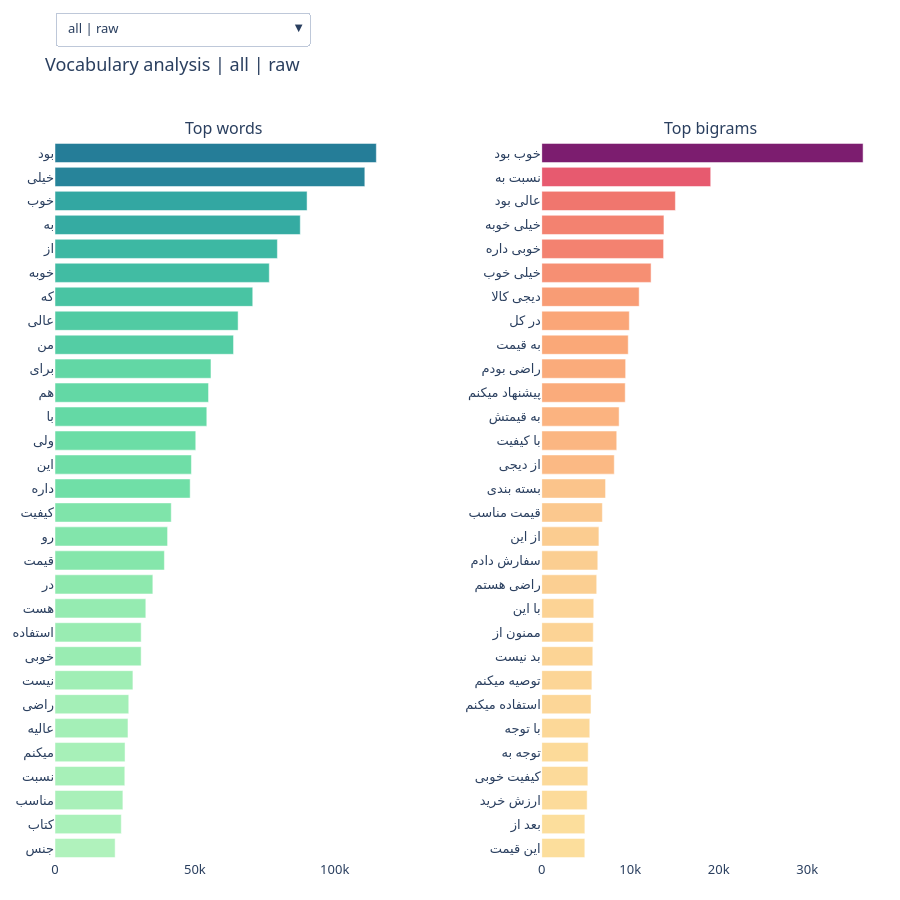

Notebook source saved alongside this figure:
### Markdown cell above
## Cell 3 — Creating Interactive HTML and Saving

### Code cell
import plotly.graph_objects as go
from plotly.subplots import make_subplots

OUT_DIR = REPORTS / "vocab_analysis"
OUT_DIR.mkdir(parents=True, exist_ok=True)

FONT = "Vazirmatn, Tahoma, 'Segoe UI', sans-serif"
groups = ["all"] + labels
views = [(g, f) for g in groups for f in (False, True)]   # (group, stopword_filtered)

def view_name(g, f):
    return f"{g} | {'no stopwords' if f else 'raw'}"

fig = make_subplots(rows=1, cols=2, horizontal_spacing=0.18,
                    subplot_titles=("Top words", "Top bigrams"))

for i, (g, f) in enumerate(views):
    for col, (src, isb) in enumerate([(U, False), (B, True)], start=1):
        y, x = top(src[g], 30, f, isb)
        fig.add_trace(go.Bar(
            x=x, y=y, orientation="h", visible=(i == 0),
            marker=dict(color=x, colorscale="Tealgrn" if col == 1 else "Sunsetdark"),
            hovertemplate="%{y}<br>count: %{x:,}<extra></extra>",
            showlegend=False), row=1, col=col)

buttons = []
for i, (g, f) in enumerate(views):
    vis = [False] * (2 * len(views))
    vis[2 * i] = vis[2 * i + 1] = True
    name = view_name(g, f)
    buttons.append(dict(label=name, method="update",
                        args=[{"visible": vis}, {"title": f"Vocabulary analysis | {name}"}]))

fig.update_layout(
    title=f"Vocabulary analysis | {view_name(*views[0])}",
    updatemenus=[dict(buttons=buttons, x=0.0, y=1.18, xanchor="left")],
    template="plotly_white", font=dict(family=FONT, size=13),
    height=900, margin=dict(l=20, r=20, t=130, b=40))

fig.write_html(OUT_DIR / "frequent_terms.html", include_plotlyjs=True)
fig.show()

### Figure 1 — Plotly figure (JSON) as saved in the notebook; plotly's stock layout.template omitted (floating-point values rounded to 4 significant figures)
{"data": [{"hovertemplate": "%{y}<br>count: %{x:,}<extra></extra>", "marker": {"color": [21498, 23693, 24269, 24956, 25040, 26087, 26369, 27852, 30797, 30805, 32465, 34975, 39104, 40245, 41557, 48318, 48764, 50319, 54268, 54889, 55755, 63826, 65460, 70693, 76607, 79502, 87683, 90114, 110759, 114873], "colorscale": [[0, "rgb(176, 242, 188)"], [0.1667, "rgb(137, 232, 172)"], [0.3333, "rgb(103, 219, 165)"], [0.5, "rgb(76, 200, 163)"], [0.6667, "rgb(56, 178, 163)"], [0.8333, "rgb(44, 152, 160)"], [1, "rgb(37, 125, 152)"]]}, "orientation": "h", "showlegend": false, "type": "bar", "visible": true, "x": [21498, 23693, 24269, 24956, 25040, 26087, 26369, 27852, 30797, 30805, 32465, 34975, 39104, 40245, 41557, 48318, 48764, 50319, 54268, 54889, 55755, 63826, 65460, 70693, 76607, 79502, 87683, 90114, 110759, 114873], "xaxis": "x", "y": ["جنس", "کتاب", "مناسب", "نسبت", "میکنم", "عالیه", "راضی", "نیست", "خوبی", "استفاده", "هست", "در", "قیمت", "رو", "کیفیت", "داره", "این", "ولی", "با", "هم", "برای", "من", "عالی", "که", "خوبه", "از", "به", "خوب", "خیلی", "بود"], "yaxis": "y"}, {"hovertemplate": "%{y}<br>count: %{x:,}<extra></extra>", "marker": {"color": [4867, 4873, 5131, 5209, 5245, 5427, 5569, 5665, 5769, 5823, 5876, 6211, 6332, 6460, 6849, 7210, 8195, 8474, 8743, 9433, 9479, 9772, 9894, 11010, 12355, 13769, 13807, 15102, 19093, 36311], "colorscale": [[0, "rgb(252, 222, 156)"], [0.1667, "rgb(250, 164, 118)"], [0.3333, "rgb(240, 116, 110)"], [0.5, "rgb(227, 79, 111)"], [0.6667, "rgb(220, 57, 119)"], [0.8333, "rgb(185, 37, 122)"], [1, "rgb(124, 29, 111)"]]}, "orientation": "h", "showlegend": false, "type": "bar", "visible": true, "x": [4867, 4873, 5131, 5209, 5245, 5427, 5569, 5665, 5769, 5823, 5876, 6211, 6332, 6460, 6849, 7210, 8195, 8474, 8743, 9433, 9479, 9772, 9894, 11010, 12355, 13769, 13807, 15102, 19093, 36311], "xaxis": "x2", "y": ["این قیمت", "بعد از", "ارزش خرید", "کیفیت خوبی", "توجه به", "با توجه", "استفاده میکنم", "توصیه میکنم", "بد نیست", "ممنون از", "با این", "راضی هستم", "سفارش دادم", "از این", "قیمت مناسب", "بسته بندی", "از دیجی", "با کیفیت", "به قیمتش", "پیشنهاد میکنم", "راضی بودم", "به قیمت", "در کل", "دیجی کالا", "خیلی خوب", "خوبی داره", "خیلی خوبه", "عالی بود", "نسبت به", "خوب بود"], "yaxis": "y2"}, {"hovertemplate": "%{y}<br>count: %{x:,}<extra></extra>", "marker": {"color": [16252, 17245, 17450, 18499, 18936, 19312, 19830, 19938, 20143, 21181, 21498, 23693, 24269, 24956, 25040, 26087, 26369, 27852, 30797, 30805, 32465, 39104, 40245, 41557, 48318, 50319, 65460, 76607, 90114, 114873], "colorscale": [[0, "rgb(176, 242, 188)"], [0.1667, "rgb(137, 232, 172)"], [0.3333, "rgb(103, 219, 165)"], [0.5, "rgb(76, 200, 163)"], [0.6667, "rgb(56, 178, 163)"], [0.8333, "rgb(44, 152, 160)"], [1, "rgb(37, 125, 152)"]]}, "orientation": "h", "showlegend": false, "type": "bar", "visible": false, "x": [16252, 17245, 17450, 18499, 18936, 19312, 19830, 19938, 20143, 21181, 21498, 23693, 24269, 24956, 25040, 26087, 26369, 27852, 30797, 30805, 32465, 39104, 40245, 41557, 48318, 50319, 65460, 76607, 90114, 114873], "xaxis": "x", "y": ["است", "کردم", "فقط", "واقعا", "یه", "رنگ", "بسیار", "خریدم", "میشه", "قیمتش", "جنس", "کتاب", "مناسب", "نسبت", "میکنم", "عالیه", "راضی", "نیست", "خوبی", "استفاده", "هست", "قیمت", "رو", "کیفیت", "داره", "ولی", "عالی", "خوبه", "خوب", "بود"], "yaxis": "y"}, {"hovertemplate": "%{y}<br>count: %{x:,}<extra></extra>", "marker": {"color": [4600, 4607, 4867, 4873, 5131, 5209, 5245, 5427, 5569, 5665, 5769, 5823, 6211, 6332, 6849, 7210, 8195, 8474, 8743, 9433, 9479, 9772, 9894, 11010, 12355, 13769, 13807, 15102, 19093, 36311], "colorscale": [[0, "rgb(252, 222, 156)"], [0.1667, "rgb(250, 164, 118)"], [0.3333, "rgb(240, 116, 110)"], [0.5, "rgb(227, 79, 111)"], [0.6667, "rgb(220, 57, 119)"], [0.8333, "rgb(185, 37, 122)"], [1, "rgb(124, 29, 111)"]]}, "orientation": "h", "showlegend": false, "type": "bar", "visible": false, "x": [4600, 4607, 4867, 4873, 5131, 5209, 5245, 5427, 5569, 5665, 5769, 5823, 6211, 6332, 6849, 7210, 8195, 8474, 8743, 9433, 9479, 9772, 9894, 11010, 12355, 13769, 13807, 15102, 19093, 36311], "xaxis": "x2", "y": ["خوبه ولی", "بود ولی", "این قیمت", "بعد از", "ارزش خرید", "کیفیت خوبی", "توجه به", "با توجه", "استفاده میکنم", "توصیه میکنم", "بد نیست", "ممنون از", "راضی هستم", "سفارش دادم", "قیمت مناسب", "بسته بندی", "از دیجی", "با کیفیت", "به قیمتش", "پیشنهاد میکنم", "راضی بودم", "به قیمت", "در کل", "دیجی کالا", "خیلی خوب", "خوبی داره", "خیلی خوبه", "عالی بود", "نسبت به", "خوب بود"], "yaxis": "y2"}, {"hovertemplate": "%{y}<br>count: %{x:,}<extra></extra>", "marker": {"color": [2538, 2588, 2623, 2641, 3155, 3307, 3422, 3651, 3739, 3776, 3920, 3951, 3971, 4580, 4779, 4996, 5031, 5229, 5662, 5966, 6396, 6548, 7279, 7758, 8361, 9284, 9437, 10878, 11071, 11944], "colorscale": [[0, "rgb(176, 242, 188)"], [0.1667, "rgb(137, 232, 172)"], [0.3333, "rgb(103, 219, 165)"], [0.5, "rgb(76, 200, 163)"], [0.6667, "rgb(56, 178, 163)"], [0.8333, "rgb(44, 152, 160)"], [1, "rgb(37, 125, 152)"]]}, "orientation": "h", "showlegend": false, "type": "bar", "visible": false, "x": [2538, 2588, 2623, 2641, 3155, 3307, 3422, 3651, 3739, 3776, 3920, 3951, 3971, 4580, 4779, 4996, 5031, 5229, 5662, 5966, 6396, 6548, 7279, 7758, 8361, 9284, 9437, 10878, 11071, 11944], "xaxis": "x", "y": ["رنگ", "میشه", "کردم", "نسبت", "یه", "معمولی", "کیفیت", "قیمت", "هست", "اما", "نبود", "استفاده", "بد", "داره", "در", "هم", "رو", "این", "با", "برای", "خوبه", "خوب", "نیست", "من", "از", "که", "خیلی", "به", "ولی", "بود"], "yaxis": "y"}, {"hovertemplate": "%{y}<br>count: %{x:,}<extra></extra>", "marker": {"color": [508, 509, 555, 565, 582, 622, 644, 645, 666, 681, 681, 689, 696, 715, 736, 759, 784, 816, 853, 864, 912, 977, 1010, 1014, 1053, 1145, 1297, 1956, 1981, 2407], "colorscale": [[0, "rgb(252, 222, 156)"], [0.1667, "rgb(250, 164, 118)"], [0.3333, "rgb(240, 116, 110)"], [0.5, "rgb(227, 79, 111)"], [0.6667, "rgb(220, 57, 119)"], [0.8333, "rgb(185, 37, 122)"], [1, "rgb(124, 29, 111)"]]}, "orientation": "h", "showlegend": false, "type": "bar", "visible": false, "x": [508, 509, 555, 565, 582, 622, 644, 645, 666, 681, 681, 689, 696, 715, 736, 759, 784, 816, 853, 864, 912, 977, 1010, 1014, 1053, 1145, 1297, 1956, 1981, 2407], "xaxis": "x2", "y": ["داره ولی", "خوب نبود", "به نظر", "معمولی بود", "از این", "توجه به", "دیجی کالا", "با توجه", "نیست ولی", "خوب نیست", "استفاده نکردم", "شده بود", "این قیمت", "به نظرم", "با این", "بعد از", "بسته بندی", "مرجوع کردم", "برای من", "خوبی داره", "به قیمتش", "بد نبود", "به قیمت", "سفارش دادم", "بود ولی", "خوبه ولی", "در کل", "بد نیست", "نسبت به", "خوب بود"], "yaxis": "y2"}, {"hovertemplate": "%{y}<br>count: %{x:,}<extra></extra>", "marker": {"color": [1938, 1982, 2018, 2046, 2046, 2117, 2255, 2305, 2349, 2441, 2534, 2538, 2588, 2623, 2641, 3155, 3307, 3422, 3651, 3739, 3920, 3951, 3971, 4580, 5031, 6396, 6548, 7279, 11071, 11944], "colorscale": [[0, "rgb(176, 242, 188)"], [0.1667, "rgb(137, 232, 172)"], [0.3333, "rgb(103, 219, 165)"], [0.5, "rgb(76, 200, 163)"], [0.6667, "rgb(56, 178, 163)"], [0.8333, "rgb(44, 152, 160)"], [1, "rgb(37, 125, 152)"]]}, "orientation": "h", "showlegend": false, "type": "bar", "visible": false, "x": [1938, 1982, 2018, 2046, 2046, 2117, 2255, 2305, 2349, 2441, 2534, 2538, 2588, 2623, 2641, 3155, 3307, 3422, 3651, 3739, 3920, 3951, 3971, 4580, 5031, 6396, 6548, 7279, 11071, 11944], "xaxis": "x", "y": ["اصلا", "زیاد", "سایز", "تو", "باشه", "فقط", "قیمتش", "شده", "خوبی", "جنس", "نداره", "رنگ", "میشه", "کردم", "نسبت", "یه", "معمولی", "کیفیت", "قیمت", "هست", "نبود", "استفاده", "بد", "داره", "رو", "خوبه", "خوب", "نیست", "ولی", "بود"], "yaxis": "y"}, {"hovertemplate": "%{y}<br>count: %{x:,}<extra></extra>", "marker": {"color": [479, 480, 491, 508, 509, 555, 565, 622, 644, 645, 666, 681, 681, 689, 696, 715, 759, 784, 816, 864, 912, 977, 1010, 1014, 1053, 1145, 1297, 1956, 1981, 2407], "colorscale": [[0, "rgb(252, 222, 156)"], [0.1667, "rgb(250, 164, 118)"], [0.3333, "rgb(240, 116, 110)"], [0.5, "rgb(227, 79, 111)"], [0.6667, "rgb(220, 57, 119)"], [0.8333, "rgb(185, 37, 122)"], [1, "rgb(124, 29, 111)"]]}, "orientation": "h", "showlegend": false, "type": "bar", "visible": false, "x": [479, 480, 491, 508, 509, 555, 565, 622, 644, 645, 666, 681, 681, 689, 696, 715, 759, 784, 816, 864, 912, 977, 1010, 1014, 1053, 1145, 1297, 1956, 1981, 2407], "xaxis": "x2", "y": ["به نسبت", "استفاده کردم", "هنوز استفاده", "داره ولی", "خوب نبود", "به نظر", "معمولی بود", "توجه به", "دیجی کالا", "با توجه", "نیست ولی", "خوب نیست", "استفاده نکردم", "شده بود", "این قیمت", "به نظرم", "بعد از", "بسته بندی", "مرجوع کردم", "خوبی داره", "به قیمتش", "بد نبود", "به قیمت", "سفارش دادم", "بود ولی", "خوبه ولی", "در کل", "بد نیست", "نسبت به", "خوب بود"], "yaxis": "y2"}, {"hovertemplate": "%{y}<br>count: %{x:,}<extra></extra>", "marker": {"color": [2681, 2725, 2999, 3006, 3039, 3070, 3070, 3119, 3294, 3476, 3594, 3616, 3693, 3706, 3883, 3988, 4675, 5104, 5714, 5858, 6308, 6614, 6913, 7231, 8533, 9208, 9728, 9797, 11211, 11365], "colorscale": [[0, "rgb(176, 242, 188)"], [0.1667, "rgb(137, 232, 172)"], [0.3333, "rgb(103, 219, 165)"], [0.5, "rgb(76, 200, 163)"], [0.6667, "rgb(56, 178, 163)"], [0.8333, "rgb(44, 152, 160)"], [1, "rgb(37, 125, 152)"]]}, "orientation": "h", "showlegend": false, "type": "bar", "visible": false, "x": [2681, 2725, 2999, 3006, 3039, 3070, 3070, 3119, 3294, 3476, 3594, 3616, 3693, 3706, 3883, 3988, 4675, 5104, 5714, 5858, 6308, 6614, 6913, 7231, 8533, 9208, 9728, 9797, 11211, 11365], "xaxis": "x", "y": ["رنگ", "کالا", "هست", "استفاده", "بی", "داره", "مرجوع", "جنس", "یه", "نبود", "نداره", "شده", "کردم", "خوب", "برای", "در", "ولی", "کیفیت", "نیست", "رو", "با", "هم", "این", "من", "اصلا", "خیلی", "به", "از", "که", "بود"], "yaxis": "y"}, {"hovertemplate": "%{y}<br>count: %{x:,}<extra></extra>", "marker": {"color": [450, 452, 453, 481, 482, 483, 517, 586, 589, 595, 625, 631, 690, 693, 719, 731, 731, 734, 771, 806, 814, 909, 964, 1014, 1019, 1168, 1256, 1368, 1619, 1967], "colorscale": [[0, "rgb(252, 222, 156)"], [0.1667, "rgb(250, 164, 118)"], [0.3333, "rgb(240, 116, 110)"], [0.5, "rgb(227, 79, 111)"], [0.6667, "rgb(220, 57, 119)"], [0.8333, "rgb(185, 37, 122)"], [1, "rgb(124, 29, 111)"]]}, "orientation": "h", "showlegend": false, "type": "bar", "visible": false, "x": [450, 452, 453, 481, 482, 483, 517, 586, 589, 595, 625, 631, 690, 693, 719, 731, 731, 734, 771, 806, 814, 909, 964, 1014, 1019, 1168, 1256, 1368, 1619, 1967], "xaxis": "x2", "y": ["در کل", "خرید نداره", "دستم رسید", "بود که", "به دستم", "خیلی خیلی", "این قیمت", "پیشنهاد نمیکنم", "راضی نبودم", "از دیجی", "توصیه نمیکنم", "بد بود", "نسبت به", "با این", "ارزش خرید", "بسته بندی", "چیزی که", "به درد", "برای من", "از این", "خیلی بد", "بعد از", "اصلا خوب", "خوب نبود", "شده بود", "خوب نیست", "سفارش دادم", "دیجی کالا", "مرجوع کردم", "بی کیفیت"], "yaxis": "y2"}, {"hovertemplate": "%{y}<br>count: %{x:,}<extra></extra>", "marker": {"color": [1956, 1998, 2076, 2080, 2125, 2166, 2183, 2332, 2371, 2656, 2681, 2725, 2999, 3006, 3039, 3070, 3070, 3119, 3294, 3476, 3594, 3616, 3693, 3706, 4675, 5104, 5714, 5858, 8533, 11365], "colorscale": [[0, "rgb(176, 242, 188)"], [0.1667, "rgb(137, 232, 172)"], [0.3333, "rgb(103, 219, 165)"], [0.5, "rgb(76, 200, 163)"], [0.6667, "rgb(56, 178, 163)"], [0.8333, "rgb(44, 152, 160)"], [1, "rgb(37, 125, 152)"]]}, "orientation": "h", "showlegend": false, "type": "bar", "visible": false, "x": [1956, 1998, 2076, 2080, 2125, 2166, 2183, 2332, 2371, 2656, 2681, 2725, 2999, 3006, 3039, 3070, 3070, 3119, 3294, 3476, 3594, 3616, 3693, 3706, 4675, 5104, 5714, 5858, 8533, 11365], "xaxis": "x", "y": ["دیگه", "سفارش", "واقعا", "خرید", "قیمت", "تو", "عکس", "میشه", "شد", "بد", "رنگ", "کالا", "هست", "استفاده", "بی", "داره", "مرجوع", "جنس", "یه", "نبود", "نداره", "شده", "کردم", "خوب", "ولی", "کیفیت", "نیست", "رو", "اصلا", "بود"], "yaxis": "y"}, {"hovertemplate": "%{y}<br>count: %{x:,}<extra></extra>", "marker": {"color": [413, 436, 438, 445, 450, 452, 453, 481, 482, 517, 586, 589, 595, 625, 631, 690, 719, 731, 731, 734, 814, 909, 964, 1014, 1019, 1168, 1256, 1368, 1619, 1967], "colorscale": [[0, "rgb(252, 222, 156)"], [0.1667, "rgb(250, 164, 118)"], [0.3333, "rgb(240, 116, 110)"], [0.5, "rgb(227, 79, 111)"], [0.6667, "rgb(220, 57, 119)"], [0.8333, "rgb(185, 37, 122)"], [1, "rgb(124, 29, 111)"]]}, "orientation": "h", "showlegend": false, "type": "bar", "visible": false, "x": [413, 436, 438, 445, 450, 452, 453, 481, 482, 517, 586, 589, 595, 625, 631, 690, 719, 731, 731, 734, 814, 909, 964, 1014, 1019, 1168, 1256, 1368, 1619, 1967], "xaxis": "x2", "y": ["ارسال شده", "بود ولی", "به هیچ", "این محصول", "در کل", "خرید نداره", "دستم رسید", "بود که", "به دستم", "این قیمت", "پیشنهاد نمیکنم", "راضی نبودم", "از دیجی", "توصیه نمیکنم", "بد بود", "نسبت به", "ارزش خرید", "بسته بندی", "چیزی که", "به درد", "خیلی بد", "بعد از", "اصلا خوب", "خوب نبود", "شده بود", "خوب نیست", "سفارش دادم", "دیجی کالا", "مرجوع کردم", "بی کیفیت"], "yaxis": "y2"}, {"hovertemplate": "%{y}<br>count: %{x:,}<extra></extra>", "marker": {"color": [14024, 15287, 17401, 18160, 18603, 19386, 19621, 20310, 21031, 21230, 21437, 23077, 23345, 28022, 28145, 28289, 28354, 34593, 34885, 35880, 38811, 39113, 40037, 48770, 52206, 55083, 59091, 67107, 76231, 76729], "colorscale": [[0, "rgb(176, 242, 188)"], [0.1667, "rgb(137, 232, 172)"], [0.3333, "rgb(103, 219, 165)"], [0.5, "rgb(76, 200, 163)"], [0.6667, "rgb(56, 178, 163)"], [0.8333, "rgb(44, 152, 160)"], [1, "rgb(37, 125, 152)"]]}, "orientation": "h", "showlegend": false, "type": "bar", "visible": false, "x": [14024, 15287, 17401, 18160, 18603, 19386, 19621, 20310, 21031, 21230, 21437, 23077, 23345, 28022, 28145, 28289, 28354, 34593, 34885, 35880, 38811, 39113, 40037, 48770, 52206, 55083, 59091, 67107, 76231, 76729], "xaxis": "x", "y": ["بسیار", "قیمتش", "کتاب", "نسبت", "مناسب", "استفاده", "میکنم", "راضی", "در", "هست", "عالیه", "رو", "خوبی", "کیفیت", "قیمت", "ولی", "این", "داره", "با", "هم", "برای", "من", "که", "از", "عالی", "به", "خوبه", "خوب", "بود", "خیلی"], "yaxis": "y"}, {"hovertemplate": "%{y}<br>count: %{x:,}<extra></extra>", "marker": {"color": [3337, 3395, 3405, 3405, 3576, 3582, 3689, 3720, 4068, 4075, 4219, 4666, 4741, 4881, 5078, 5586, 5833, 6469, 6757, 6948, 7184, 7248, 7782, 7832, 10093, 11181, 11602, 12328, 13890, 28514], "colorscale": [[0, "rgb(252, 222, 156)"], [0.1667, "rgb(250, 164, 118)"], [0.3333, "rgb(240, 116, 110)"], [0.5, "rgb(227, 79, 111)"], [0.6667, "rgb(220, 57, 119)"], [0.8333, "rgb(185, 37, 122)"], [1, "rgb(124, 29, 111)"]]}, "orientation": "h", "showlegend": false, "type": "bar", "visible": false, "x": [3337, 3395, 3405, 3405, 3576, 3582, 3689, 3720, 4068, 4075, 4219, 4666, 4741, 4881, 5078, 5586, 5833, 6469, 6757, 6948, 7184, 7248, 7782, 7832, 10093, 11181, 11602, 12328, 13890, 28514], "xaxis": "x2", "y": ["سفارش دادم", "ارزش خرید", "بچه ها", "بسیار عالی", "راضی ام", "توجه به", "با این", "با توجه", "از این", "کیفیت خوبی", "استفاده میکنم", "ممنون از", "بسته بندی", "توصیه میکنم", "راضی هستم", "قیمت مناسب", "از دیجی", "به قیمتش", "در کل", "با کیفیت", "دیجی کالا", "به قیمت", "پیشنهاد میکنم", "راضی بودم", "خیلی خوب", "خوبی داره", "خیلی خوبه", "عالی بود", "نسبت به", "خوب بود"], "yaxis": "y2"}, {"hovertemplate": "%{y}<br>count: %{x:,}<extra></extra>", "marker": {"color": [10606, 10762, 11414, 11662, 11743, 12070, 12358, 12694, 13502, 13559, 14024, 15287, 17401, 18160, 18603, 19386, 19621, 20310, 21230, 21437, 23077, 23345, 28022, 28145, 28289, 34593, 52206, 59091, 67107, 76231], "colorscale": [[0, "rgb(176, 242, 188)"], [0.1667, "rgb(137, 232, 172)"], [0.3333, "rgb(103, 219, 165)"], [0.5, "rgb(76, 200, 163)"], [0.6667, "rgb(56, 178, 163)"], [0.8333, "rgb(44, 152, 160)"], [1, "rgb(37, 125, 152)"]]}, "orientation": "h", "showlegend": false, "type": "bar", "visible": false, "x": [10606, 10762, 11414, 11662, 11743, 12070, 12358, 12694, 13502, 13559, 14024, 15287, 17401, 18160, 18603, 19386, 19621, 20310, 21230, 21437, 23077, 23345, 28022, 28145, 28289, 34593, 52206, 59091, 67107, 76231], "xaxis": "x", "y": ["است", "بودم", "فقط", "نیست", "رنگ", "پیشنهاد", "میشه", "واقعا", "خریدم", "جنس", "بسیار", "قیمتش", "کتاب", "نسبت", "مناسب", "استفاده", "میکنم", "راضی", "هست", "عالیه", "رو", "خوبی", "کیفیت", "قیمت", "ولی", "داره", "عالی", "خوبه", "خوب", "بود"], "yaxis": "y"}, {"hovertemplate": "%{y}<br>count: %{x:,}<extra></extra>", "marker": {"color": [2932, 3080, 3337, 3395, 3405, 3405, 3576, 3582, 3720, 4075, 4219, 4666, 4741, 4881, 5078, 5586, 5833, 6469, 6757, 6948, 7184, 7248, 7782, 7832, 10093, 11181, 11602, 12328, 13890, 28514], "colorscale": [[0, "rgb(252, 222, 156)"], [0.1667, "rgb(250, 164, 118)"], [0.3333, "rgb(240, 116, 110)"], [0.5, "rgb(227, 79, 111)"], [0.6667, "rgb(220, 57, 119)"], [0.8333, "rgb(185, 37, 122)"], [1, "rgb(124, 29, 111)"]]}, "orientation": "h", "showlegend": false, "type": "bar", "visible": false, "x": [2932, 3080, 3337, 3395, 3405, 3405, 3576, 3582, 3720, 4075, 4219, 4666, 4741, 4881, 5078, 5586, 5833, 6469, 6757, 6948, 7184, 7248, 7782, 7832, 10093, 11181, 11602, 12328, 13890, 28514], "xaxis": "x2", "y": ["به نسبت", "این قیمت", "سفارش دادم", "ارزش خرید", "بچه ها", "بسیار عالی", "راضی ام", "توجه به", "با توجه", "کیفیت خوبی", "استفاده میکنم", "ممنون از", "بسته بندی", "توصیه میکنم", "راضی هستم", "قیمت مناسب", "از دیجی", "به قیمتش", "در کل", "با کیفیت", "دیجی کالا", "به قیمت", "پیشنهاد میکنم", "راضی بودم", "خیلی خوب", "خوبی داره", "خیلی خوبه", "عالی بود", "نسبت به", "خوب بود"], "yaxis": "y2"}, {"hovertemplate": "%{y}<br>count: %{x:,}<extra></extra>", "marker": {"color": [3099, 3177, 3197, 3262, 3593, 3612, 3622, 3715, 4197, 4462, 4497, 5009, 5177, 5183, 6075, 6279, 6284, 7095, 7399, 7413, 8268, 9724, 10059, 10161, 11994, 12051, 12574, 12753, 15333, 15385], "colorscale": [[0, "rgb(176, 242, 188)"], [0.1667, "rgb(137, 232, 172)"], [0.3333, "rgb(103, 219, 165)"], [0.5, "rgb(76, 200, 163)"], [0.6667, "rgb(56, 178, 163)"], [0.8333, "rgb(44, 152, 160)"], [1, "rgb(37, 125, 152)"]]}, "orientation": "h", "showlegend": false, "type": "bar", "visible": false, "x": [3099, 3177, 3197, 3262, 3593, 3612, 3622, 3715, 4197, 4462, 4497, 5009, 5177, 5183, 6075, 6279, 6284, 7095, 7399, 7413, 8268, 9724, 10059, 10161, 11994, 12051, 12574, 12753, 15333, 15385], "xaxis": "x", "y": ["بسیار", "مناسب", "نیست", "نسبت", "میکنم", "کتاب", "راضی", "خوبی", "عالیه", "استفاده", "هست", "کیفیت", "در", "قیمت", "داره", "رو", "ولی", "برای", "هم", "با", "این", "من", "خوبه", "که", "به", "عالی", "از", "خوب", "بود", "خیلی"], "yaxis": "y"}, {"hovertemplate": "%{y}<br>count: %{x:,}<extra></extra>", "marker": {"color": [687, 687, 698, 704, 712, 719, 725, 758, 786, 891, 910, 939, 943, 954, 1004, 1006, 1034, 1087, 1239, 1260, 1390, 1407, 1436, 1530, 1661, 1814, 1885, 2459, 2532, 4987], "colorscale": [[0, "rgb(252, 222, 156)"], [0.1667, "rgb(250, 164, 118)"], [0.3333, "rgb(240, 116, 110)"], [0.5, "rgb(227, 79, 111)"], [0.6667, "rgb(220, 57, 119)"], [0.8333, "rgb(185, 37, 122)"], [1, "rgb(124, 29, 111)"]]}, "orientation": "h", "showlegend": false, "type": "bar", "visible": false, "x": [687, 687, 698, 704, 712, 719, 725, 758, 786, 891, 910, 939, 943, 954, 1004, 1006, 1034, 1087, 1239, 1260, 1390, 1407, 1436, 1530, 1661, 1814, 1885, 2459, 2532, 4987], "xaxis": "x2", "y": ["توجه به", "استفاده کردم", "بعد از", "با توجه", "بسیار عالی", "بد نیست", "سفارش دادم", "با این", "من از", "استفاده میکنم", "این کتاب", "ممنون از", "قیمت مناسب", "بسته بندی", "از این", "راضی هستم", "با کیفیت", "به قیمتش", "به قیمت", "راضی بودم", "در کل", "پیشنهاد میکنم", "از دیجی", "خوبی داره", "خیلی خوب", "دیجی کالا", "خیلی خوبه", "عالی بود", "نسبت به", "خوب بود"], "yaxis": "y2"}, {"hovertemplate": "%{y}<br>count: %{x:,}<extra></extra>", "marker": {"color": [2379, 2379, 2436, 2450, 2460, 2653, 2789, 2865, 2878, 2985, 3099, 3177, 3197, 3262, 3593, 3612, 3622, 3715, 4197, 4462, 4497, 5009, 5183, 6075, 6279, 6284, 10059, 12051, 12753, 15333], "colorscale": [[0, "rgb(176, 242, 188)"], [0.1667, "rgb(137, 232, 172)"], [0.3333, "rgb(103, 219, 165)"], [0.5, "rgb(76, 200, 163)"], [0.6667, "rgb(56, 178, 163)"], [0.8333, "rgb(44, 152, 160)"], [1, "rgb(37, 125, 152)"]]}, "orientation": "h", "showlegend": false, "type": "bar", "visible": false, "x": [2379, 2379, 2436, 2450, 2460, 2653, 2789, 2865, 2878, 2985, 3099, 3177, 3197, 3262, 3593, 3612, 3622, 3715, 4197, 4462, 4497, 5009, 5183, 6075, 6279, 6284, 10059, 12051, 12753, 15333], "xaxis": "x", "y": ["های", "جنس", "است", "یه", "کردم", "کالا", "قیمتش", "میشه", "خریدم", "واقعا", "بسیار", "مناسب", "نیست", "نسبت", "میکنم", "کتاب", "راضی", "خوبی", "عالیه", "استفاده", "هست", "کیفیت", "قیمت", "داره", "رو", "ولی", "خوبه", "عالی", "خوب", "بود"], "yaxis": "y"}, {"hovertemplate": "%{y}<br>count: %{x:,}<extra></extra>", "marker": {"color": [605, 616, 670, 687, 687, 698, 704, 712, 719, 725, 891, 910, 939, 943, 954, 1006, 1034, 1087, 1239, 1260, 1390, 1407, 1436, 1530, 1661, 1814, 1885, 2459, 2532, 4987], "colorscale": [[0, "rgb(252, 222, 156)"], [0.1667, "rgb(250, 164, 118)"], [0.3333, "rgb(240, 116, 110)"], [0.5, "rgb(227, 79, 111)"], [0.6667, "rgb(220, 57, 119)"], [0.8333, "rgb(185, 37, 122)"], [1, "rgb(124, 29, 111)"]]}, "orientation": "h", "showlegend": false, "type": "bar", "visible": false, "x": [605, 616, 670, 687, 687, 698, 704, 712, 719, 725, 891, 910, 939, 943, 954, 1006, 1034, 1087, 1239, 1260, 1390, 1407, 1436, 1530, 1661, 1814, 1885, 2459, 2532, 4987], "xaxis": "x2", "y": ["خیلی عالی", "توصیه میکنم", "فوق العاده", "توجه به", "استفاده کردم", "بعد از", "با توجه", "بسیار عالی", "بد نیست", "سفارش دادم", "استفاده میکنم", "این کتاب", "ممنون از", "قیمت مناسب", "بسته بندی", "راضی هستم", "با کیفیت", "به قیمتش", "به قیمت", "راضی بودم", "در کل", "پیشنهاد میکنم", "از دیجی", "خوبی داره", "خیلی خوب", "دیجی کالا", "خیلی خوبه", "عالی بود", "نسبت به", "خوب بود"], "yaxis": "y2"}], "layout": {"annotations": [{"font": {"size": 16}, "showarrow": false, "text": "Top words", "x": 0.205, "xanchor": "center", "xref": "paper", "y": 1, "yanchor": "bottom", "yref": "paper"}, {"font": {"size": 16}, "showarrow": false, "text": "Top bigrams", "x": 0.795, "xanchor": "center", "xref": "paper", "y": 1, "yanchor": "bottom", "yref": "paper"}], "font": {"family": "Vazirmatn, Tahoma, 'Segoe UI', sans-serif", "size": 13}, "height": 900, "margin": {"b": 40, "l": 20, "r": 20, "t": 130}, "title": {"text": "Vocabulary analysis | all | raw"}, "updatemenus": [{"buttons": [{"args": [{"visible": [true, true, false, false, false, false, false, false, false, false, false, false, false, false, false, false, false, false, false, false]}, {"title": "Vocabulary analysis | all | raw"}], "label": "all | raw", "method": "update"}, {"args": [{"visible": [false, false, true, true, false, false, false, false, false, false, false, false, false, false, false, false, false, false, false, false]}, {"title": "Vocabulary analysis | all | no stopwords"}], "label": "all | no stopwords", "method": "update"}, {"args": [{"visible": [false, false, false, false, true, true, false, false, false, false, false, false, false, false, false, false, false, false, false, false]}, {"title": "Vocabulary analysis | no_idea | raw"}], "label": "no_idea | raw", "method": "update"}, {"args": [{"visible": [false, false, false, false, false, false, true, true, false, false, false, false, false, false, false, false, false, false, false, false]}, {"title": "Vocabulary analysis | no_idea | no stopwords"}], "label": "no_idea | no stopwords", "method": "update"}, {"args": [{"visible": [false, false, false, false, false, false, false, false, true, true, false, false, false, false, false, false, false, false, false, false]}, {"title": "Vocabulary analysis | not_recommended | raw"}], "label": "not_recommended | raw", "method": "update"}, {"args": [{"visible": [false, false, false, false, false, false, false, false, false, false, true, true, false, false, false, false, false, false, false, false]}, {"title": "Vocabulary analysis | not_recommended | no stopwords"}], "label": "not_recommended | no stopwords", "method": "update"}, {"args": [{"visible": [false, false, false, false, false, false, false, false, false, false, false, false, true, true, false, false, false, false, false, false]}, {"title": "Vocabulary analysis | recommended | raw"}], "label": "recommended | raw", "method": "update"}, {"args": [{"visible": [false, false, false, false, false, false, false, false, false, false, false, false, false, false, true, true, false, false, false, false]}, {"title": "Vocabulary analysis | recommended | no stopwords"}], "label": "recommended | no stopwords", "method": "update"}, {"args": [{"visible": [false, false, false, false, false, false, false, false, false, false, false, false, false, false, false, false, true, true, false, false]}, {"title": "Vocabulary analysis | unlabeled | raw"}], "label": "unlabeled | raw", "method": "update"}, {"args": [{"visible": [false, false, false, false, false, false, false, false, false, false, false, false, false, false, false, false, false, false, true, true]}, {"title": "Vocabulary analysis | unlabeled | no stopwords"}], "label": "unlabeled | no stopwords", "method": "update"}], "x": 0, "xanchor": "left", "y": 1.18}], "xaxis": {"anchor": "y", "domain": [0, 0.41]}, "xaxis2": {"anchor": "y2", "domain": [0.59, 1]}, "yaxis": {"anchor": "x", "domain": [0, 1]}, "yaxis2": {"anchor": "x2", "domain": [0, 1]}}}
